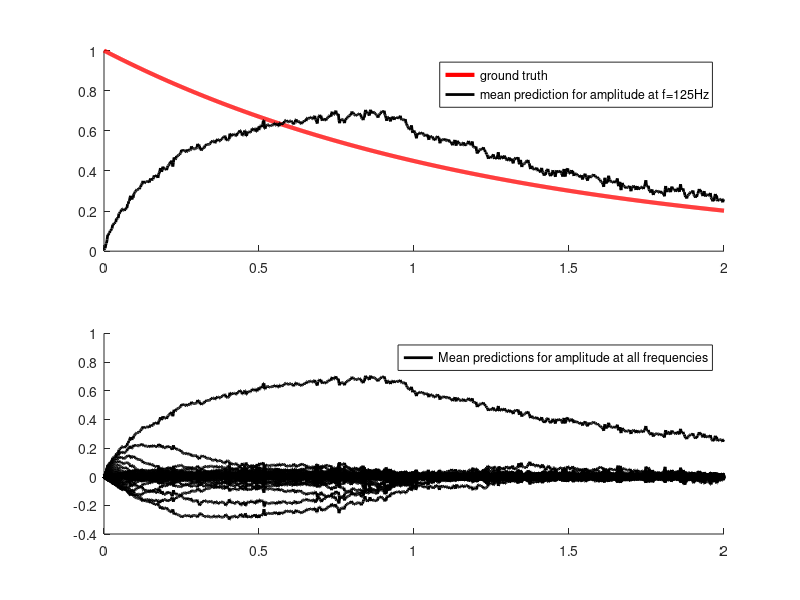

This figure's MATLAB source:
% user inputs
% true observation noise
sigtrue = 0.1;
% time discretization
dt = 0.002;
printf("dt = %f\n", dt);
t = [0:dt:2];
% observations
f_true = 125
f = [ 1:1:125 ];
printf("time-step must be smaller than %f\n", 0.5/f(end))
beta = 0.8;
y = exp(-beta*t).*cos(2*pi*f_true*t);
y_noisy = y + sigtrue*randn(size(y));

% spectrum estimation by Kalman filtering
% the state has dimension ns
ns = 1+2*size(f,2)
% the process noise is characterized by Z=zI
z = 1000;
% prior on the first state
m0 = zeros(ns,1);
V0 = (10)^2*eye(ns);
% guess of the observation noise
sigma = sigtrue
% Kalman filtering
t_length = size(t,2);
printf("starting Kalman filtering over %d iterations:\n",t_length)
% mean and variance of the state
V = zeros(ns,ns,t_length);
m = zeros(ns,t_length);
% start of the recursion, t=1
c = [ 1 sin(2*pi*f*t(1)) cos(2*pi*f*t(1)) ];
K = V0*c'*inv(c*V0*c'+sigma^2);
V(:,:,1) = (eye(ns)-K*c)*V0;
m(:,1) = m0 + K*(y_noisy(1)-c*m0);
% Kalman filtering, from (t-1) to t
for k = 2:t_length
	t_prev = t(k-1);
	t_now = t(k);
	c = [ 1 sin(2*pi*f*t_now) cos(2*pi*f*t_now) ];
	G = (t_now-t_prev)*z*eye(ns);
	P = reshape( V(:,:,k-1), [ns ns ]) + G;
	K = P*c'*inv(c*P*c'+sigma^2);
	V(:,:,k) = (eye(ns)-K*c)*P;
	m(:,k) = m(:,k-1) + K*(y_noisy(k)-c*m(:,k-1));
end

w = 600;
h = 600;
fh1 = figure('Position',[150,150,w,h]);

subplot(2,1,1);
hold on;
plot(t,exp(-beta*t), 'linewidth', 3, 'color', 'red');
plot(t,m(end,:), 'linewidth', 2, 'color', 'black');
legend('ground truth','mean prediction for amplitude at f=125Hz')

subplot(2,1,2);
hold on;
for k = 1:ns
	plot(t,m(k,:), 'linewidth', 2, 'color', 'black');
end
axis([0 2 -0.4 1])
legend('Mean predictions for amplitude at all frequencies')

disp(' ')
disp('Press any key to end.')
pause
close(fh1);
clear all;